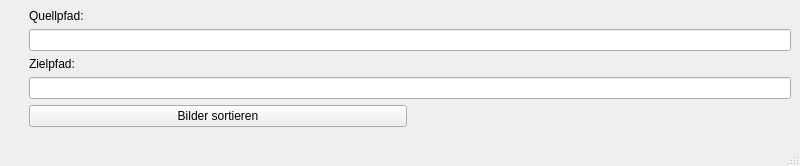
<?xml version="1.0" encoding="UTF-8"?>
<ui version="4.0">
 <class>ImageSorter</class>
 <widget class="QMainWindow" name="ImageSorter">
  <property name="geometry">
   <rect>
    <x>0</x>
    <y>0</y>
    <width>800</width>
    <height>166</height>
   </rect>
  </property>
  <property name="windowTitle">
   <string>MainWindow</string>
  </property>
  <widget class="QWidget" name="centralwidget">
   <layout class="QGridLayout" name="gridLayout">
    <item row="0" column="1">
     <widget class="QLabel" name="lbl_path_source">
      <property name="text">
       <string>Quellpfad:</string>
      </property>
     </widget>
    </item>
    <item row="3" column="1">
     <widget class="QLineEdit" name="le_path_target"/>
    </item>
    <item row="2" column="1">
     <widget class="QLabel" name="lbl_path_target">
      <property name="text">
       <string>Zielpfad:</string>
      </property>
     </widget>
    </item>
    <item row="1" column="1">
     <widget class="QLineEdit" name="le_path_source"/>
    </item>
    <item row="4" column="1">
     <layout class="QHBoxLayout" name="horizontalLayout">
      <item>
       <widget class="QPushButton" name="btn_sortieren_starten">
        <property name="text">
         <string>Bilder sortieren</string>
        </property>
       </widget>
      </item>
      <item>
       <widget class="QLabel" name="lbl_result">
        <property name="text">
         <string/>
        </property>
       </widget>
      </item>
     </layout>
    </item>
    <item row="5" column="0">
     <spacer name="verticalSpacer">
      <property name="orientation">
       <enum>Qt::Vertical</enum>
      </property>
      <property name="sizeHint" stdset="0">
       <size>
        <width>20</width>
        <height>40</height>
       </size>
      </property>
     </spacer>
    </item>
   </layout>
  </widget>
  <widget class="QStatusBar" name="statusbar"/>
 </widget>
 <resources/>
 <connections/>
</ui>
